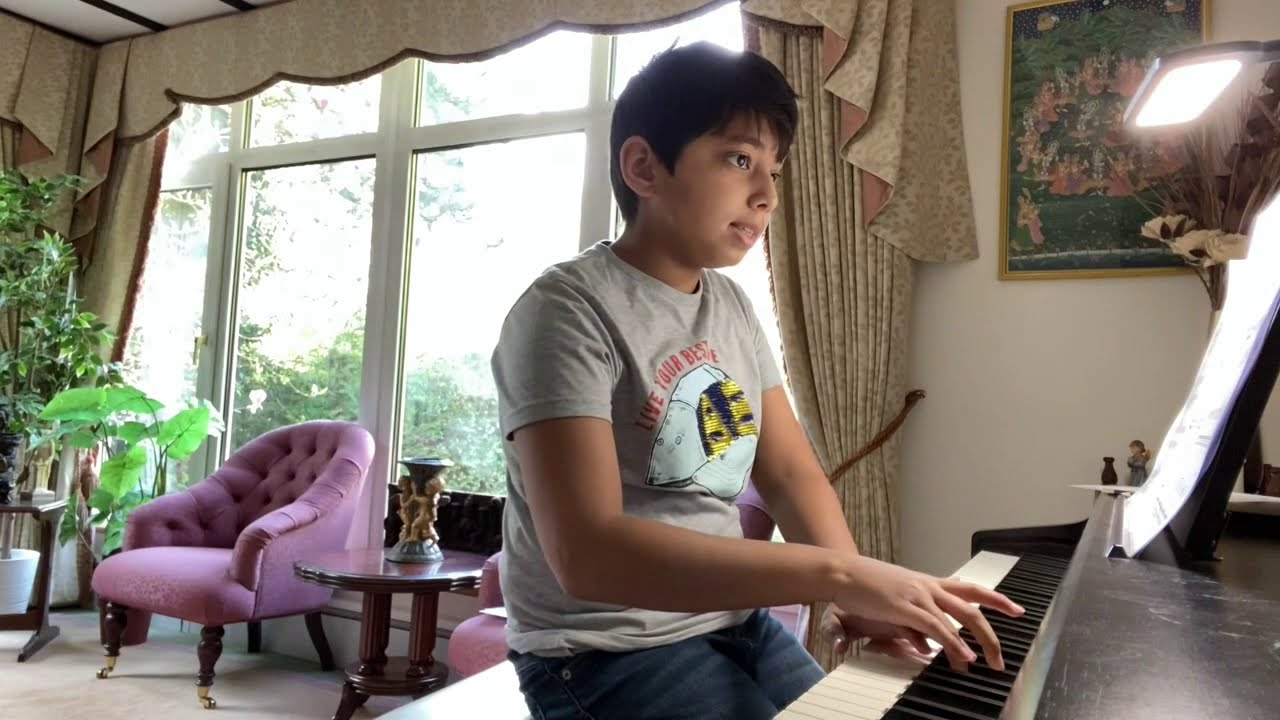
#> input picture ayanimage.jpg, 1280 x 720 px
$ python main.py
#> lines starting #> are read from the running program, lines starting #| are printed output that depends on the picture
#IMPORTS
from PIL import Image
import matplotlib.pyplot as plt
import numpy as np
from time import sleep

fig, ax = plt.subplots()


#Defining the axes boundaries for the image
ax.set_xlim(-8.0, 8.0)
ax.set_ylim(-4.0, 4.0)
plt.figure(figsize=(10,10))


#Adding grid lines and spacing them
ax.grid(True)
ax.set_xticks(np.arange(-8.0, 8.1, 1.0))
ax.set_yticks(np.arange(-4.0, 4.1, 0.5))


#Adding x-axis vertical line for mirror
ax.axvline(0, color = "red", linestyle = "dashed", linewidth = "2")
ax.text(-0.75, 4.1, 'mirror', color='red')

#Name x and y axes
ax.set_xlabel('x')
ax.set_ylabel('y')
ax.tick_params(left=False, bottom=False)


final = np.asarray(Image.open("ayanimage.jpg")).copy()
#> final is the input picture: shape (720, 1280, 3); mean R, G, B 133.5, 124.9, 114.9


plt.show()
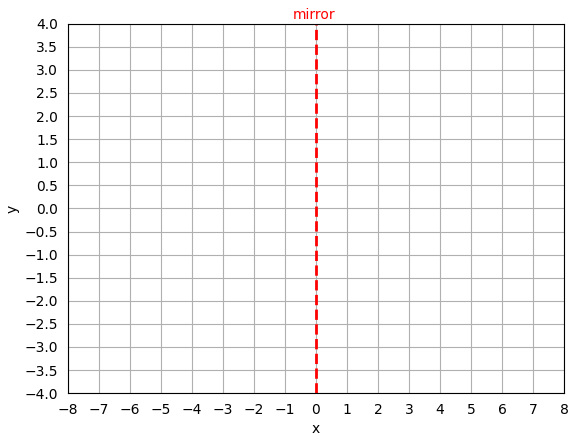
#> figure drawn by matplotlib, 1 panel
